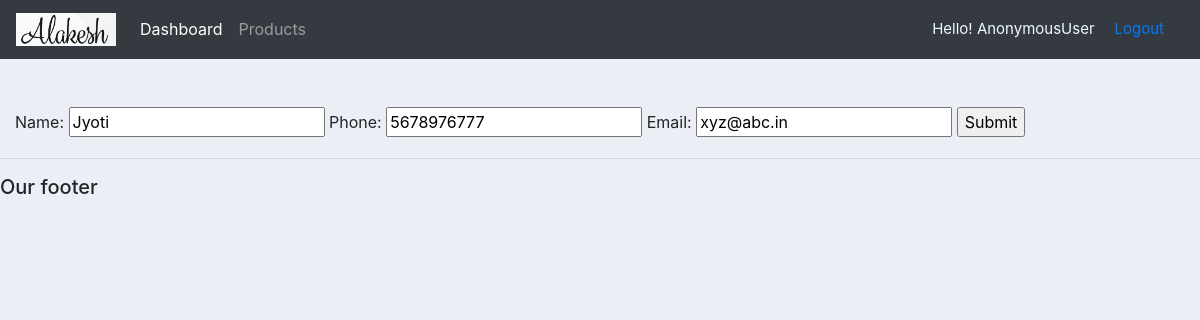
The page /updateCust/2/ on the database its author committed.
### accounts/models.py (models this page shows, shortened)
class customer(models.Model):
    name=models.CharField(max_length=200, null=True)
    phone=models.CharField(max_length=200, null=True)
    email=models.CharField(max_length=200, null=True)
    date_created=models.DateTimeField(auto_now_add=True)

### accounts/views.py (the view)
# urls.py: path('updateCust/<int:c_id>/', views.updateCustomer, name='update_cust'),
def updateCustomer(request, c_id):
    c_data=customer.objects.get(id=c_id)
    cust_form=customerForm(instance=c_data)
    if request.method=='POST':
        new_cust=customerForm(request.POST, instance=c_data)
        if new_cust.is_valid:
            new_cust.save()
            return Customer(request, c_id)
    context={'c_data':cust_form}
    return render(request, 'accounts/cust_form.html', context)

### accounts/forms.py
class customerForm(ModelForm):
    class Meta:
        model=customer
        fields=['name','phone', 'email']

### accounts/templates/accounts/cust_form.html (shortened to what this page needs)
{% extends 'accounts/main.html' %}
{% load static %}
{% block content %}
<form action="" method="post">
    <br><br>
    {{c_data}}
    <input type="submit" label="Create" name="Create">
</form>
{% endblock %}

### static/css/style.css (style rules this page uses)
body { background-color: #ebeff5; }

### rows shown on the page
customer: name "Jyoti", phone "5678976777", email "xyz@abc.in"

### other values the page prints
{{ request.user }} "AnonymousUser"
